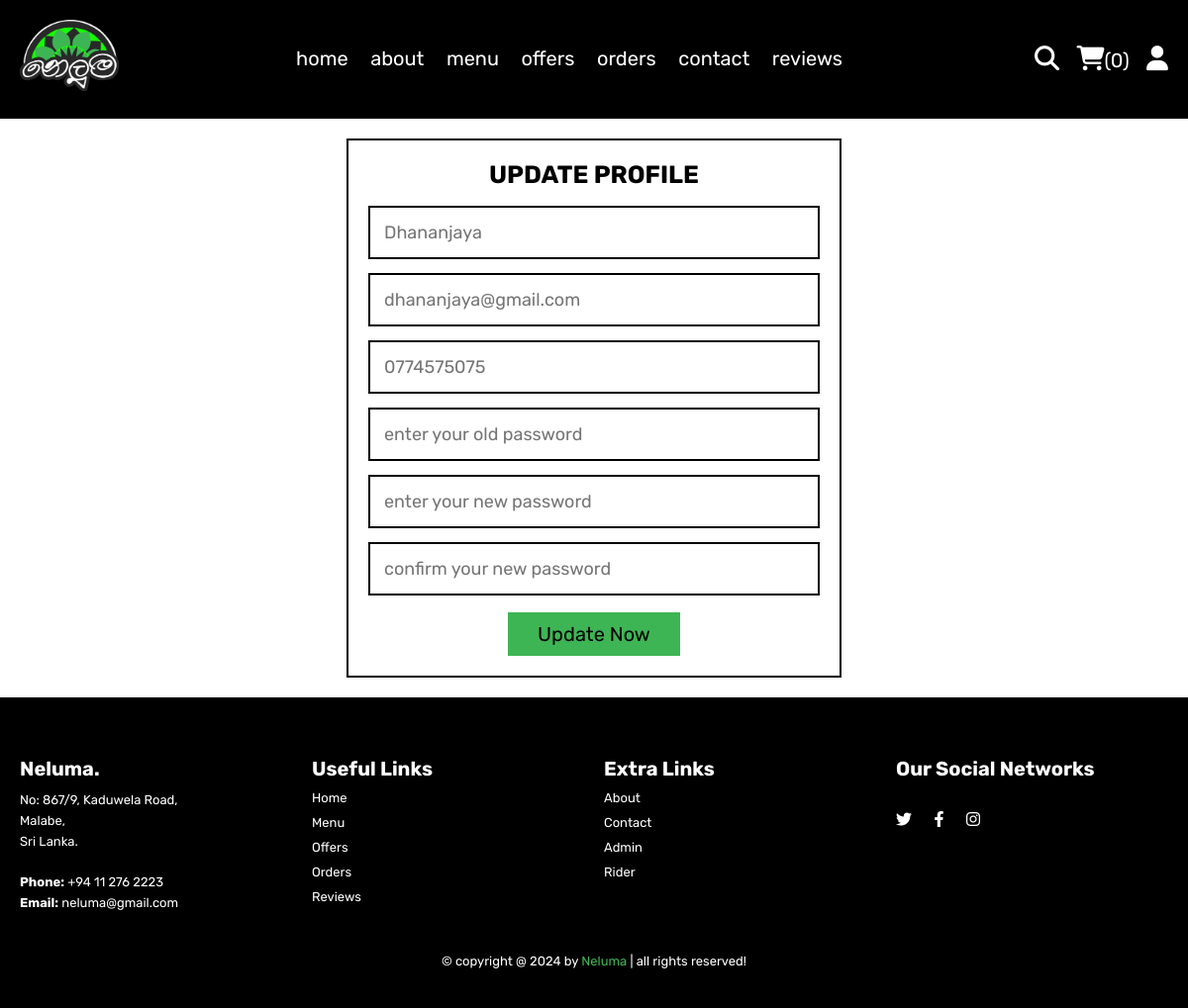
Page /Neluma/update_profile.php (signed in) on the committed database.
### tables this page shows
CREATE TABLE IF NOT EXISTS `users` (
  `id` int NOT NULL AUTO_INCREMENT,
  `name` varchar(50) NOT NULL,
  `email` varchar(50) NOT NULL,
  `number` varchar(10) NOT NULL,
  `password` varchar(50) NOT NULL,
  `address` varchar(500) NOT NULL,
  PRIMARY KEY (`id`)
);

### Neluma/update_profile.php (the view, shortened to what this page needs)
<?php
include 'components/connect.php';
?>
<!DOCTYPE html>
<html lang="en">
<head>
   <link rel="stylesheet" href="https://cdnjs.cloudflare.com/ajax/libs/font-awesome/6.1.1/css/all.min.css">
   <link rel="stylesheet" href="css/style.css">
</head>
<body>
<?php include 'components/user_header.php'; ?>
<section class="form-container update-form">
   <form action="" method="post">
      <h3>update profile</h3>
      <input type="text" name="name" placeholder="<?= $fetch_profile['name']; ?>" class="box" maxlength="50">
      <input type="email" name="email" placeholder="<?= $fetch_profile['email']; ?>" class="box" maxlength="50" oninput="this.value = this.value.replace(/\s/g, '')">
      <input type="number" name="number" placeholder="<?= $fetch_profile['number']; ?>"" class="box" min="0" max="9999999999" maxlength="10">
      <input type="password" name="old_pass" placeholder="enter your old password" class="box" maxlength="50" oninput="this.value = this.value.replace(/\s/g, '')">
      <input type="password" name="new_pass" placeholder="enter your new password" class="box" maxlength="50" oninput="this.value = this.value.replace(/\s/g, '')">
      <input type="password" name="confirm_pass" placeholder="confirm your new password" class="box" maxlength="50" oninput="this.value = this.value.replace(/\s/g, '')">
      <input type="submit" value="update now" name="submit" class="btn">
   </form>
</section>
<?php include 'components/footer.php'; ?>
</body>
</html>

### Neluma/css/style.css (style rules this page uses)
:root { --light-green:#15FF00; --dark-green:#3EB554; --red:#b81807; --white:#fff; --black:#000000; --light-color:#777; --border:.2rem solid var(--black); }
* { font-family: 'Rubik', sans-serif; margin:0; padding:0; box-sizing: border-box; outline: none; border: none; text-decoration: none; }
html { font-size: 62.5%; overflow-x: hidden; scroll-behavior: smooth; stop-opacity: 7rem; }
section { margin:0 auto; max-width: 1200px; padding:2rem; }
.btn, .delete-btn { margin-top: 1rem; display: inline-block; font-size: 2rem; padding:1rem 3rem; cursor: pointer; text-transform: capitalize; transition: .2s linear; }
.btn { background-color: var(--dark-green); color:var(--black); }
.form-container form { border:var(--border); margin:0 auto; max-width: 50rem; padding:2rem; text-align: center; }
.form-container form h3 { font-size: 2.5rem; color:var(--black); text-transform: uppercase; margin-bottom: 1rem; }
.form-container form .box { margin:.7rem 0; width: 100%; border:var(--border); padding:1.4rem; font-size: 1.8rem; color:var(--black); }

### rows in the picture
users: name "Dhananjaya", email "dhananjaya@gmail.com", number "0774575075"

### other values in the picture
$total_cart_items "0"
